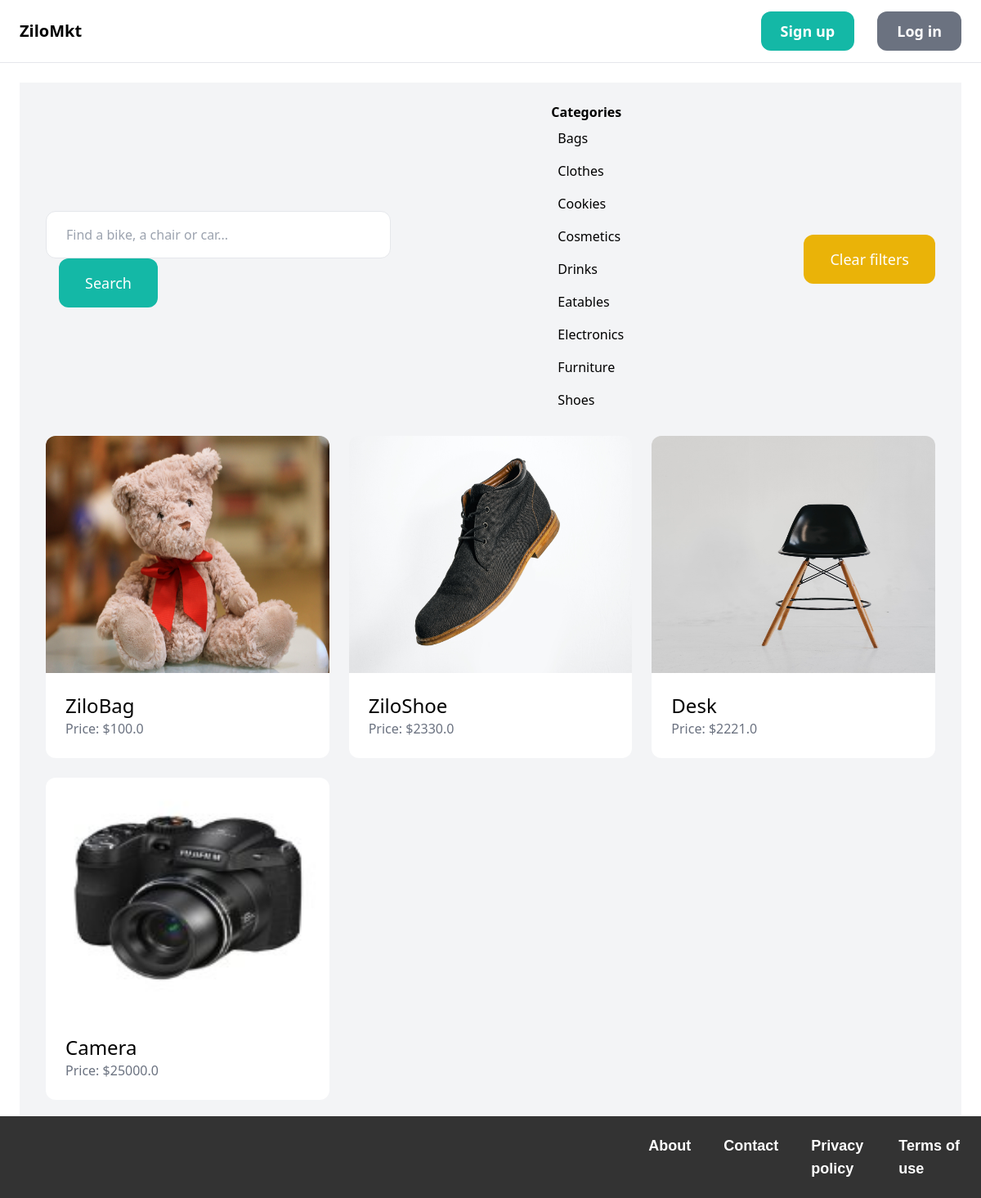
Page /items/ on the earlier database version.
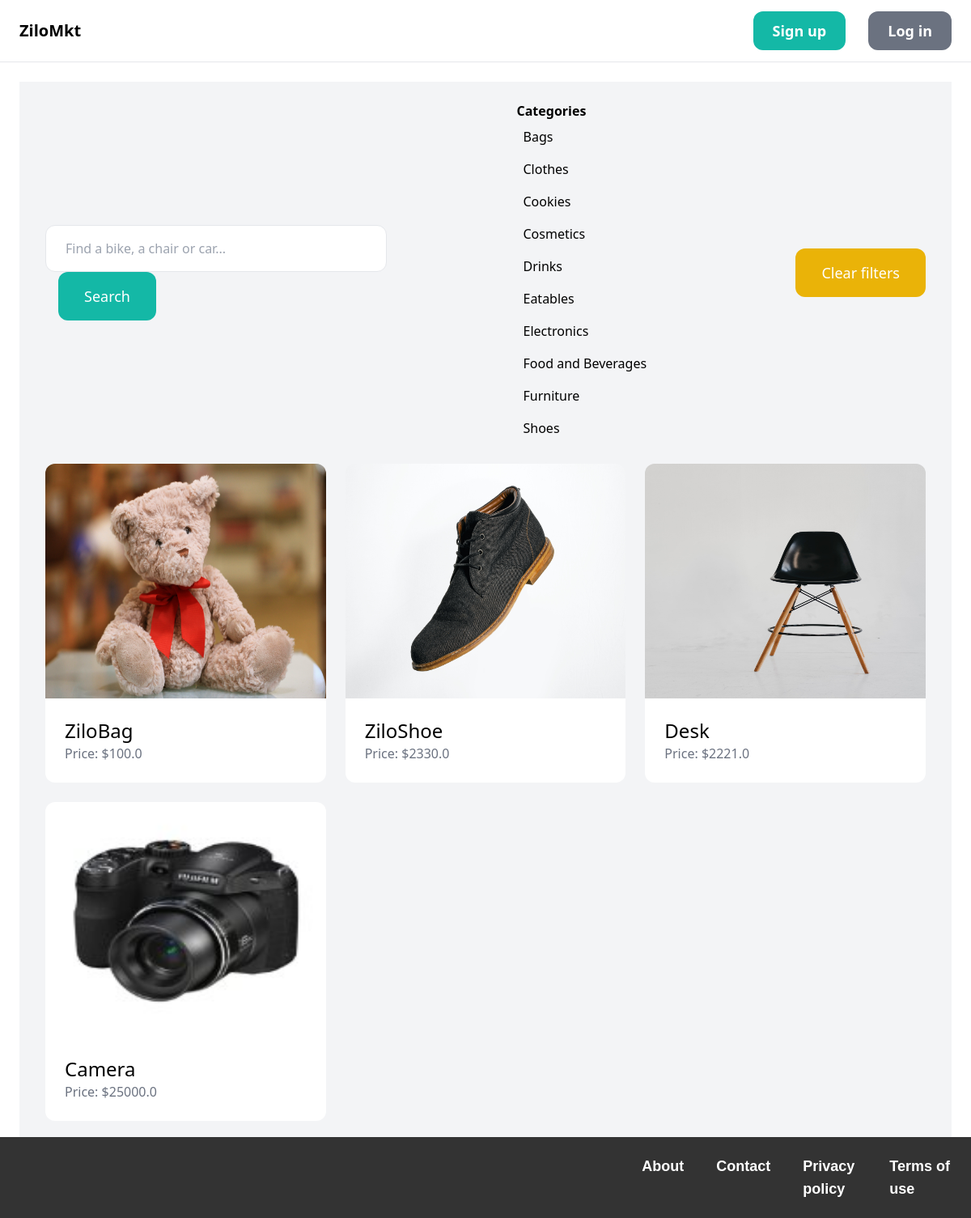
Same page on the later database version.
### item/models.py (models this page shows, shortened)
class Category(models.Model):
    name = models.CharField(max_length=255)
    class Meta:
        ordering = ('name',)
        verbose_name_plural = 'Categories'

class Item(models.Model):
    category = models.ForeignKey(Category, related_name='items', on_delete=models.CASCADE)
    name = models.CharField(max_length=255)
    description = models.TextField(blank=True, null=True)
    price = models.FloatField()
    image = models.ImageField(upload_to='item_images', blank=True, null=True)
    is_sold = models.BooleanField(default=False)
    created_by = models.ForeignKey(settings.AUTH_USER_MODEL, related_name='items', on_delete=models.CASCADE)
    created_at = models.DateTimeField(auto_now_add=True)

### item/views.py (the view)
# urls.py: path('', views.items, name='items'),
def items(request):
    query = request.GET.get('query', '')
    category_id = request.GET.get('category', 0)
    categories = Category.objects.all()
    items = Item.objects.filter(is_sold=False)
    if category_id:
        items = items.filter(category_id=category_id)
    if query:
        items = items.filter(Q(name__icontains=query) | Q(description__icontains=query))
    return render(request, 'item/items.html', {
        'items': items,
        'query': query,
        'categories': categories,
        'category_id': int(category_id)
    })

### item/templates/item/items.html (shortened to what this page needs)
{% extends 'core/base.html' %}
{% block content %}
    <div class="pb-6 bg-gray-100">
        <div class="max-w-7xl mx-auto px-4 sm:px-6 lg:px-8">
            <div class="flex justify-between items-center py-6">
                <form method="get" action="{% url 'item:items' %}">
                    <input name="query" class="w-full py-4 px-6 border rounded-xl" type="text" value="{{ query }}" placeholder="Find a bike, a chair or car...">
                    <button class="ml-2 sm:ml-4 py-4 px-8 text-lg bg-teal-500 text-white rounded-xl">Search</button>
                </form>
                <div class="hidden sm:block">
                    <p class="font-semibold">Categories</p>
                    <ul>
                        {% for category in categories %}
                            <li class="py-2 px-2 rounded-xl{% if category.id == category_id %} bg-gray-200{% endif %}">
                                <a href="{% url 'item:items' %}?query={{ query }}&category={{ category.id }}">{{ category.name }}</a>
                            </li>
                        {% endfor %}
                    </ul>
                </div>
                <div class="hidden sm:block">
                    <a href="{% url 'item:items' %}" class="ml-4 py-4 px-8 inline-block bg-yellow-500 text-lg rounded-xl text-white">Clear filters</a>
                </div>
            </div>
        </div>
        <div class="max-w-7xl mx-auto px-4 sm:px-6 lg:px-8">
            <div class="grid grid-cols-1 md:grid-cols-3 gap-6">
                {% for item in items %}
                    <div class="w-full md:w-auto">
                        <a href="{% url 'item:detail' item.id %}">
                            <div>
                                <img style="height: 290px; width: 400px;" src="{{ item.image.url }}" class="rounded-t-xl">
                            </div>
                            <div class="p-6 bg-white rounded-b-xl">
                                <h2 class="text-2xl">{{ item.name }}</h2>
                                <p class="text-gray-500">Price: ${{ item.price }}</p>
                            </div>
                        </a>
                    </div>
                {% endfor %}
                <br>
            </div>
        </div>
    </div>
    <br>
{% endblock %}

### core/templates/core/base.html (shortened to what this page needs)
<!doctype html>
<html>
    <head>
        <script src="https://cdn.tailwindcss.com"></script>
    </head>
    <body>
        <nav class="py-6 px-6 flex justify-between items-center border-b border-gray-200">
            <a href="/" class="text-xl font-semibold">ZiloMkt</a>
            <div class="space-x-6">
                {% if request.user.is_authenticated %}
                <div class="flex space-x-4">
                    <a href="{% url 'conversation:inbox' %}" class="px-6 py-3 text-lg font-semibold bg-blue-500 text-white rounded-xl hover:bg-blue-700">Inbox</a>
                    <a href="{% url 'dashboard:index' %}" class="px-6 py-3 text-lg font-semibold bg-green-500 text-white rounded-xl hover:bg-green-700">Dashboard</a>
                </div><br>
                <a href="{% url 'item:new' %}" class="text-lg font-semibold hover:text-gray-500">Add item</a>
                <a href="{% url 'item:items' %}" class="text-lg font-semibold hover:text-gray-500">Browse </a>
                {% else %}
                <a href="{% url 'core:signup' %}" class="px-6 py-3 text-lg font-semibold bg-teal-500 text-white rounded-xl hover:bg-teal-700">Sign up</a>
                <a href="{% url 'core:login' %}" class="px-6 py-3 text-lg font-semibold bg-gray-500 text-white rounded-xl hover:bg-gray-700">Log in</a>
                {% endif %}
            </div>
        </nav>
        <div class="px-6 py-6">
            {% block content %}
            {% endblock %}
        </div>
    <br><br>
        <footer>
            <div class="w-2/3 pr-10">
            </div>
            <div class="w-1/3 flex justify-end">
                <ul class="flex space-x-5">
                    <li><a href="{% url 'core:about' %}"class="text-lg hover:text-teal-500">About</a></li>
                    <li><a href="{% url 'core:contact' %}" class="text-lg hover:text-teal-500">Contact</a></li>
                    <li><a href="{% url 'core:privacy_policy' %}" class="text-lg hover:text-teal-500">Privacy policy</a></li>
                    <li><a href="{% url 'core:termsAndConditions' %}" class="text-lg hover:text-teal-500" >Terms of use</a></li>
                </ul>
            </div>
        </footer>
    </body>
    </html>

### core/templates/core/base.html (style rules this page uses)
html { position: relative; min-height: 100%; }
body { margin-bottom: 100px; }
footer { position: absolute; bottom: 0; width: 100%; height: 100px; background-color: #333; color: #fff; padding: 20px; display: flex; justify-content: space-between; align-items: center; font-family: Arial, sans-serif; }
footer a { color: #fff; text-decoration: none; font-weight: bold; margin-right: 20px; }

Differences in the rows shown:
added Category: name "Food and Beverages"
